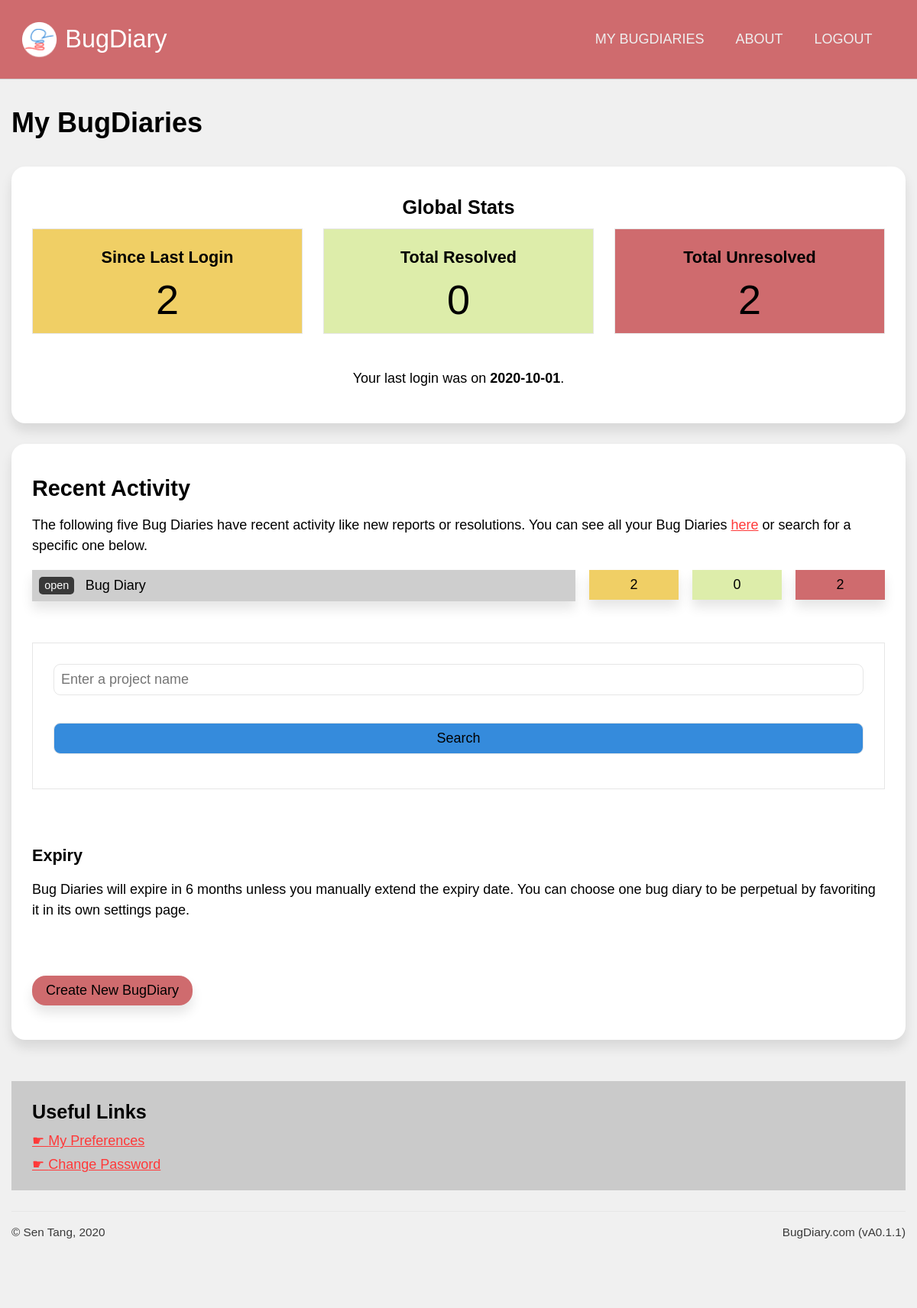
The page /users/dashboard (signed in) on the database as committed earlier.
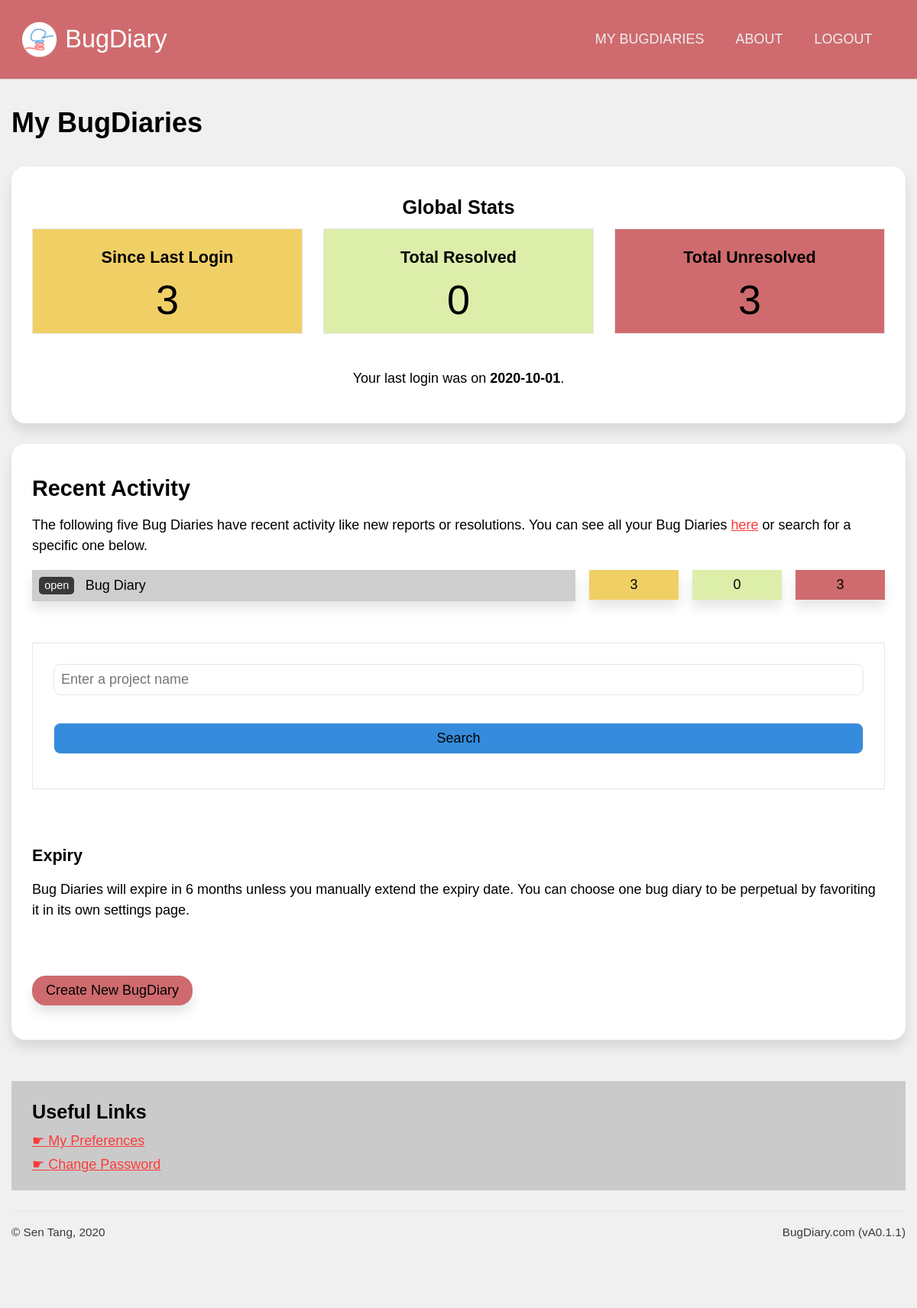
The same page on the database as committed later.
### application/models.py (models this page shows, shortened)
class Projects(db.Model):
    id  = db.Column(db.Integer, primary_key = True, nullable = False)
    url = db.Column(db.String(22), index = True, unique = True, nullable = False)
    name = db.Column(db.String(100), nullable = False)
    description = db.Column(db.Text, nullable = False)
    creation_date = db.Column(db.DateTime, index = True, nullable = False)
    expiry_date = db.Column(db.DateTime, index = True, nullable = False)
    status = db.Column(db.String(10), nullable = False)
    access_code = db.Column(db.String(50), nullable = True)
    last_activity = db.Column(db.DateTime(), default = dt.datetime.now())
    owner = db.Column(db.Integer, db.ForeignKey('users.id')) #linked
    bugs = db.relationship('Bugs', backref = 'containing_project', cascade = "all,delete")
    locations = db.relationship('Project_bug_locations', backref = 'locations_in', cascade = "all,delete")
    types = db.relationship('Project_bug_types', backref = 'types_in', cascade = "all,delete")
    settings = db.relationship('Project_settings', backref = 'settings_for', cascade = "all,delete", uselist = False)
    blog_posts = db.relationship('Blog_posts', backref= 'post_target', cascade = "all,delete")

### application/users/views.py (the view)
@users.route('/dashboard')
@login_required
def dashboard():
    since_last_login = Bugs.query.filter(Bugs.containing_project.has(Projects.id.in_([ proj.id for proj in current_user.owned_projects]))).filter_by(status = "PENDING").filter(Bugs.report_date > current_user.last_login).count()
    resolved = Bugs.query.filter(Bugs.containing_project.has(Projects.id.in_([ proj.id for proj in current_user.owned_projects]))).filter_by(status = "RESOLVED").count()
    unresolved = Bugs.query.filter(Bugs.containing_project.has(Projects.id.in_([ proj.id for proj in current_user.owned_projects]))).filter_by(status = "PENDING").count()
    project_list = current_user.collab_projects
    project_summaries = []
    for project in project_list:
        project_summaries.append({'name': project.name, 'description': project.description, 'url': project.url, 'last_activity': project.last_activity,
        'since_last_login': Bugs.query.filter_by(project = project.id).filter_by(status = "PENDING").filter(Bugs.report_date > current_user.last_login).count(),
        'resolved': Bugs.query.filter_by(project = project.id).filter_by(status = "RESOLVED").count(),
        'unresolved': Bugs.query.filter_by(project = project.id).filter_by(status = "PENDING").count()})
    def get_dates(p):
        return p['last_activity']
    project_summaries.sort(key=get_dates, reverse=True)
    return render_template('user_dash.html', user = current_user, since_last_login = since_last_login, resolved = resolved, unresolved = unresolved, project_summaries = project_summaries[:5])

### application/models.py (called while the page is built)
@login_manager.user_loader
def load_user(user_id):
    return Users.query.get(user_id)

### application/users/templates/users/user_dash.html (shortened to what this page needs)
{% extends 'confined.html' %}
{% import 'macros.html' as macros %}
{% block main %}
<h1>My BugDiaries</h1>
<div class="main-aside">
    <main>
        <div class="bg-white rounded shadowed block text-centered">
            <h3>Global Stats</h3>
            <div class="block-comparison-3">
                <div class="comp1 text-centered lined bg-yellow">
                    <h4>Since Last Login</h4>
                    <span class="bignum">{{ since_last_login }}</span>
                </div>
                <div class="comp2 text-centered lined bg-green">
                    <h4>Total Resolved</h4>
                    <span class="bignum">{{ resolved }}</span>
                </div>
                <div class="comp3 text-centered lined bg-red">
                    <h4>Total Unresolved</h4>
                    <span class="bignum">{{ unresolved }}</span>
                </div>
            </div>
            <p>
                Your last login was on <b>{{ current_user.last_login.strftime('%Y-%m-%d') }}</b>.
            </p>
        </div>
        <div class="bg-white rounded shadowed block">
            <h2>Recent Activity</h2>
            <p>
                The following five Bug Diaries have recent activity like new reports or resolutions. You can see all your Bug Diaries <a href="">here</a> or search for a specific one below.
            </p>
            {% for project in project_summaries %}
            <div class="project-summary">
                <div class="name shadowed">
                    <a href="{{ url_for('projects.dashboard', project_url = project['url']) }}">open</a><span onclick="toggleElement('sum-{{loop.index}}')">{{ project['name'] }}</span>
                </div>
                <div class="stats text-centered shadowed bg-yellow">
                    {{ project['since_last_login'] }}
                </div>
                <div class="stats text-centered shadowed bg-green">
                    {{ project['resolved'] }}
                </div>
                <div class="stats text-centered shadowed bg-red">
                    {{ project['unresolved'] }}
                </div>
            </div>
            {% endfor %}
            <div class="spacer-small"></div>
            {{ macros.search(current_user.collab_projects) }}
            <div class="spacer-small"></div>
            <h4>Expiry</h4>
            <p>
                Bug Diaries will expire in 6 months unless you manually extend the expiry date. You can choose one bug diary to be perpetual by favoriting it in its own settings page.
            </p>
            <div class="spacer-small"></div>
            <a href="{{ url_for('projects.create') }}" class="button-primary rounded shadowed">
                Create New BugDiary
            </a>
        </div>
    </main>
    <aside>
        <div class="sidebar-block bg-gray">
            <h3>Useful Links</h3>
            <a href="{{ url_for('users.preferences') }}" class="navigation">My Preferences</a>
            <a href="{{ url_for('users.settings') }}" class="navigation">Change Password</a>
        </div>
    </aside>
</div>
{% endblock %}

Rows that differ between the two databases and show on the page:
changed Projects "Bug Diary": since_last_login "2" → "3"; unresolved "2" → "3"
Other text that changed with them:
{{ since_last_login }}: "2" → "3"
{{ unresolved }}: "2" → "3"
